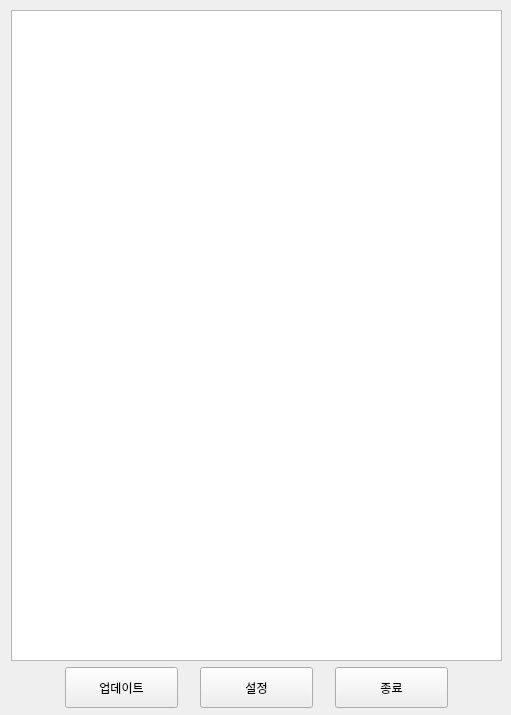
<?xml version="1.0" encoding="UTF-8"?>
<ui version="4.0">
 <class>Form</class>
 <widget class="QWidget" name="Form">
  <property name="geometry">
   <rect>
    <x>0</x>
    <y>0</y>
    <width>511</width>
    <height>715</height>
   </rect>
  </property>
  <property name="minimumSize">
   <size>
    <width>511</width>
    <height>715</height>
   </size>
  </property>
  <property name="maximumSize">
   <size>
    <width>511</width>
    <height>715</height>
   </size>
  </property>
  <property name="font">
   <font>
    <family>Arial</family>
   </font>
  </property>
  <property name="windowTitle">
   <string>Form</string>
  </property>
  <widget class="QPushButton" name="closeBtn">
   <property name="geometry">
    <rect>
     <x>335</x>
     <y>667</y>
     <width>113</width>
     <height>41</height>
    </rect>
   </property>
   <property name="text">
    <string>종료</string>
   </property>
  </widget>
  <widget class="QPushButton" name="settingBtn">
   <property name="geometry">
    <rect>
     <x>200</x>
     <y>667</y>
     <width>113</width>
     <height>41</height>
    </rect>
   </property>
   <property name="text">
    <string>설정</string>
   </property>
  </widget>
  <widget class="QPushButton" name="updateBtn">
   <property name="geometry">
    <rect>
     <x>65</x>
     <y>667</y>
     <width>113</width>
     <height>41</height>
    </rect>
   </property>
   <property name="text">
    <string>업데이트</string>
   </property>
  </widget>
  <widget class="QTableWidget" name="outputDBTable">
   <property name="geometry">
    <rect>
     <x>11</x>
     <y>10</y>
     <width>491</width>
     <height>651</height>
    </rect>
   </property>
  </widget>
 </widget>
 <resources/>
 <connections/>
</ui>
